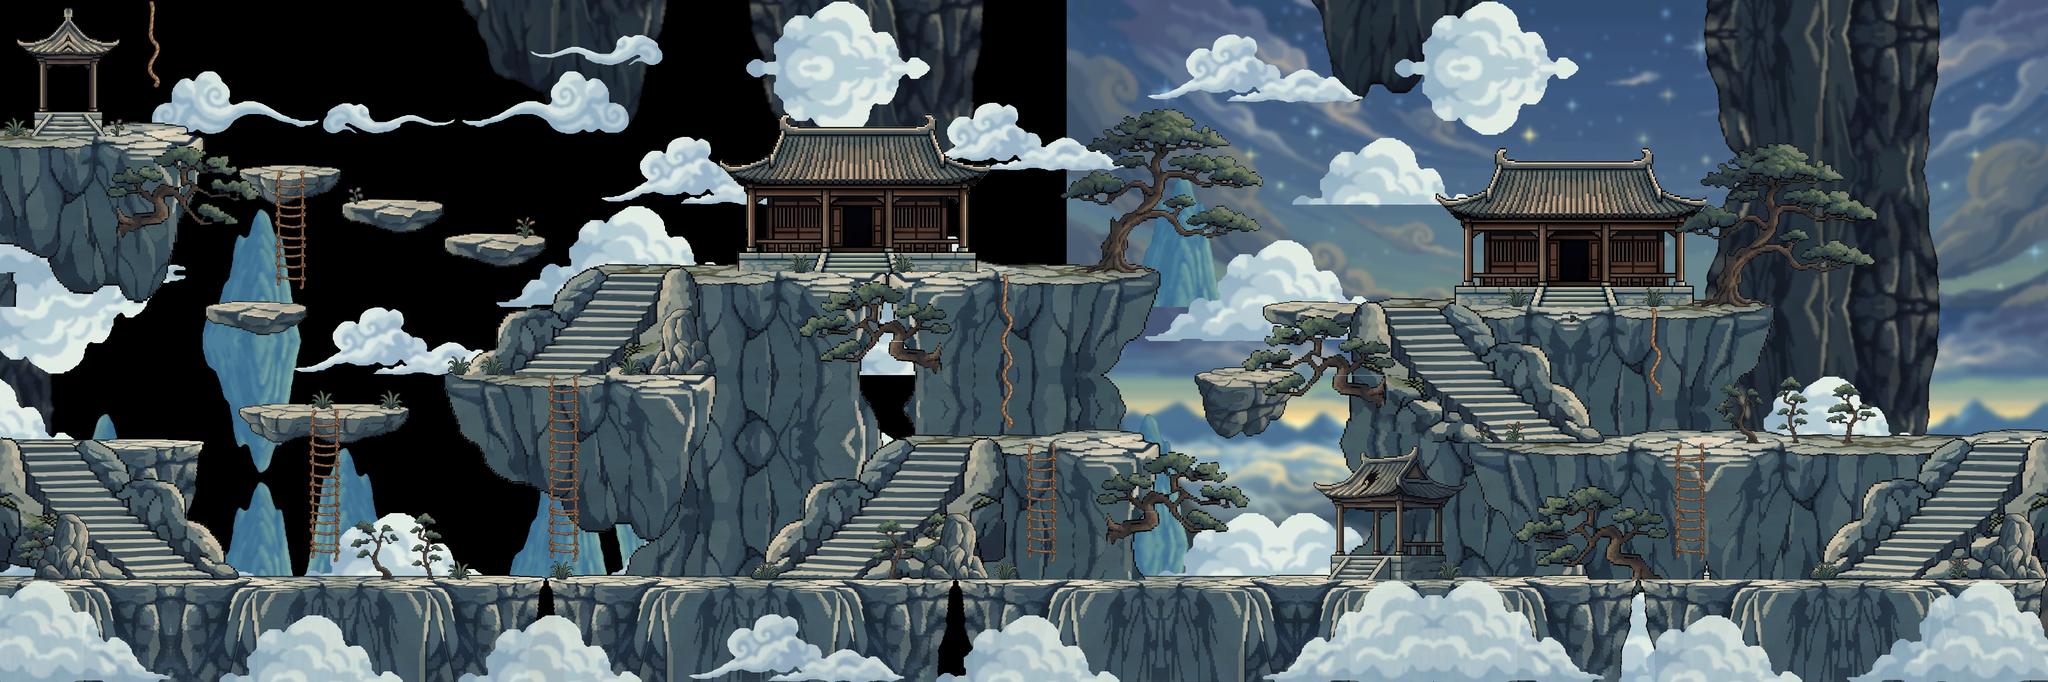

This game map was drawn from its Tiled (.tmx) file and the tilesets committed beside it. A one-line description and the trimmed map source follow:
An orthogonal 60x20 tile map with 64x64 px tiles, 13 tile layers (mid, cloud_b, modification, tree, ...), 1 image layer and 8 objects.

<map version="1.10" tiledversion="1.12.2" orientation="orthogonal" renderorder="right-down" width="60" height="20" tilewidth="64" tileheight="64" infinite="0" nextlayerid="19" nextobjectid="26">
 <tileset firstgid="1" source="map_ice.tsx" />
 <imagelayer id="2" name="bg" offsetx="2000" offsety="0" parallaxx="0.2" repeatx="1">
  <image source="images/bg2048x2048.jpg" width="2048" height="2048" />
 </imagelayer>
 <layer id="8" name="mid" width="60" height="20" offsetx="-200" offsety="0" parallaxx="0.8">
  <data>[1200 cells, 527 non-empty, 59 distinct tile ids]</data>
 </layer>
 <layer id="12" name="cloud_b" width="60" height="20" offsetx="-36" offsety="0" parallaxx="0.9">
  <data>[1200 cells, 587 non-empty, 52 distinct tile ids]</data>
 </layer>
 <layer id="16" name="modification" width="60" height="20">
  <data>[1200 cells, 136 non-empty, 16 distinct tile ids]</data>
 </layer>
 <layer id="9" name="tree" width="60" height="20">
  <data>[1200 cells, 1 non-empty, 1 distinct tile ids]</data>
 </layer>
 <layer id="15" name="moveBG" width="60" height="20">
  <data>[1200 cells, 261 non-empty, 51 distinct tile ids]</data>
 </layer>
 <layer id="1" name="moveLayer" width="60" height="20">
  <data>[1200 cells, 475 non-empty, 69 distinct tile ids]</data>
 </layer>
 <layer id="14" name="stairsBG" width="60" height="20">
  <data>[1200 cells, 182 non-empty, 45 distinct tile ids]</data>
 </layer>
 <layer id="6" name="stairsLayer" width="60" height="20">
  <data>[1200 cells, 134 non-empty, 40 distinct tile ids]</data>
 </layer>
 <layer id="3" name="house" width="60" height="20">
  <data>[1200 cells, 117 non-empty, 61 distinct tile ids]</data>
 </layer>
 <layer id="10" name="tree1" width="60" height="20">
  <data>[1200 cells, 217 non-empty, 72 distinct tile ids]</data>
 </layer>
 <layer id="17" name="blockingLayer" width="60" height="20">
  <data>[1200 cells, 16 non-empty, 4 distinct tile ids]</data>
 </layer>
 <layer id="18" name="climbingLayer" width="60" height="20">
  <data>[1200 cells, 34 non-empty, 7 distinct tile ids]</data>
 </layer>
 <layer id="11" name="cloud" width="60" height="20" opacity="0.9" parallaxx="1.2">
  <data>[1200 cells, 136 non-empty, 36 distinct tile ids]</data>
 </layer>
 <objectgroup id="13" name="对象层 1">
  <object id="16" gid="464" x="1574" y="454" width="64" height="64" />
  <object id="17" gid="464" x="2920" y="522" width="64" height="64" />
  <object id="19" gid="385" x="95.5" y="213" width="64" height="64" />
  <object id="20" gid="385" x="1573.5" y="243" width="64" height="64" />
  <object id="21" gid="385" x="2856.67" y="307.333" width="64" height="64" />
  <object id="23" gid="385" x="2919" y="306.333" width="64" height="64" />
  <object id="24" gid="385" x="2980" y="305.333" width="64" height="64" />
  <object id="25" gid="385" x="2551" y="1044.25" width="64" height="64" />
 </objectgroup>
</map>
